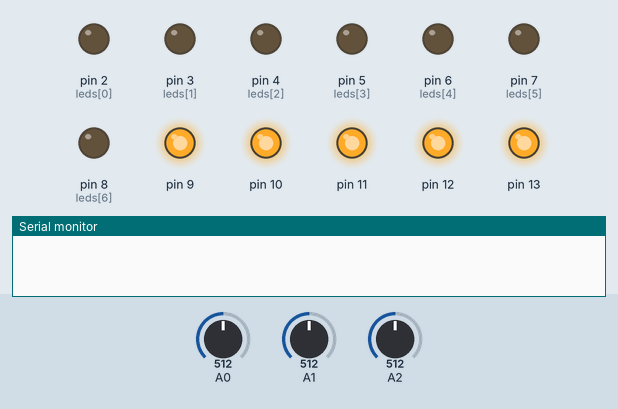
This sketch was run on a simulated Arduino Uno, built with avr-gcc and run on an emulated ATmega328P. On the bench: output pins drawn as LEDs (lit = HIGH), the last lines printed to the serial monitor. The test bench sets the inputs (shaded band); at power-on: A0 = 512, A1 = 512, A2 = 512. Random numbers use the default seed unless the sketch sets one.

Above: at 0.4 s.
At 3.6 s:
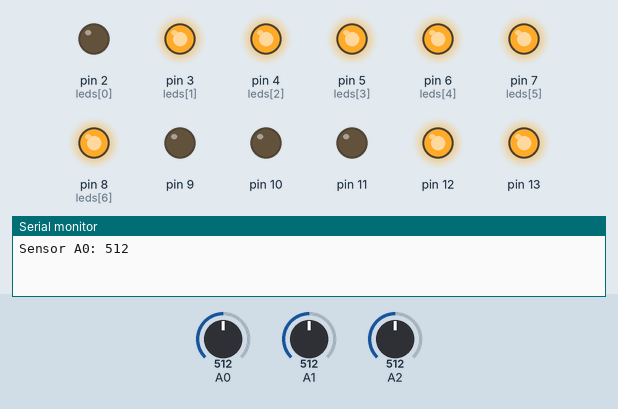
At 7.3 s:
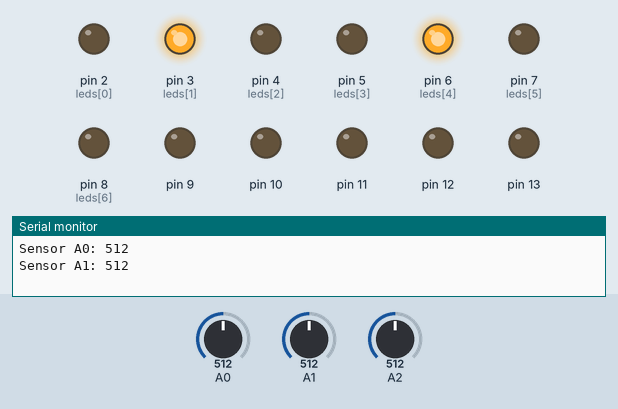
At 14.0 s:
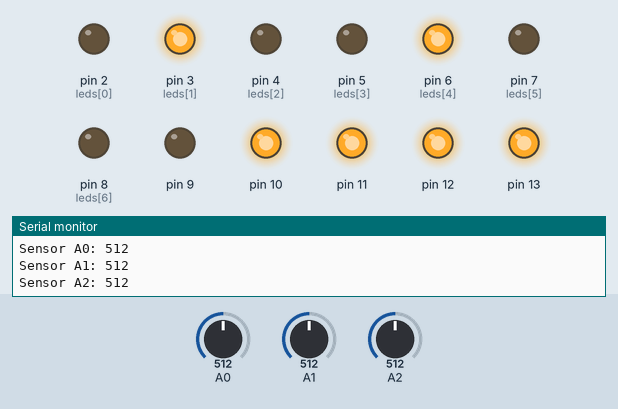
At 27.1 s:
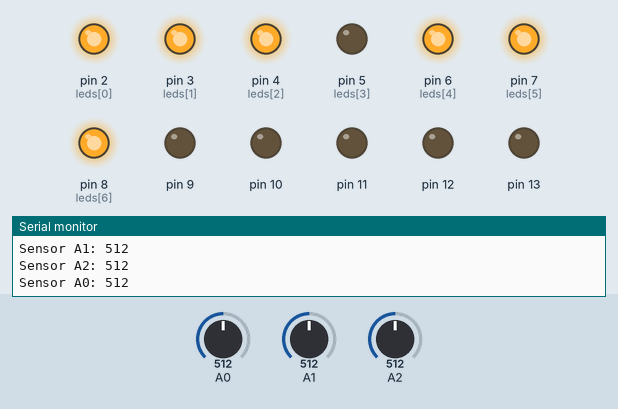
At 39.5 s:
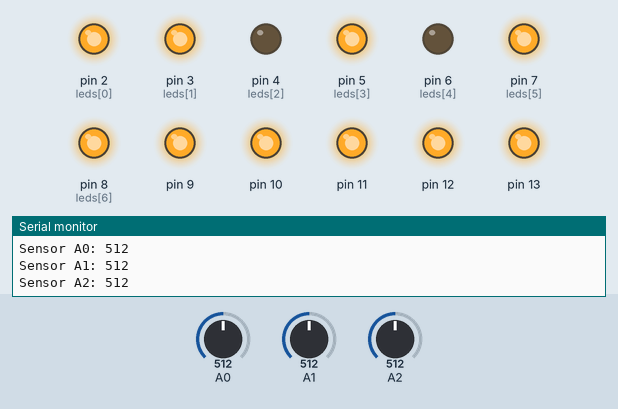
Timing chart, 0 to 40.0 s (numbered marks = the images above):
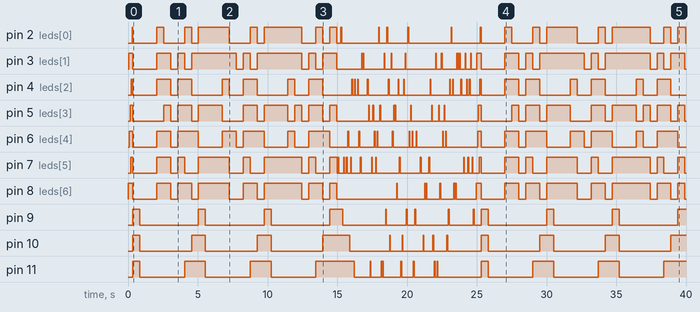

The sketch:

printNumber.ino
```cpp
int ledArraySize = 7;

int leds[] = { 2,3,4,5,6,7,8 };
int legs[] = { leds[6], leds[1], leds[4], leds[3], leds[5], leds[2], leds[0] };

int n0[] = { 1,1,1,1,1,1,0 };
int n1[] = { 0,1,1,0,0,0,0 };
int n2[] = { 1,1,0,1,1,0,1 };
int n3[] = { 1,1,1,1,0,0,1 };
int n4[] = { 0,1,1,0,0,1,1 };
int n5[] = { 1,0,1,1,0,1,1 };
int n6[] = { 1,0,1,1,1,1,1 };
int n7[] = { 1,1,1,0,0,0,0 };
int n8[] = { 1,1,1,1,1,1,1 };
int n9[] = { 1,1,1,1,0,1,1 };
int nA[] = { 1,1,1,0,1,1,1 };

void setup() {
  for (int i = 0; i < ledArraySize; i++) {
    pinMode(leds[i], OUTPUT);
  }
  pinMode(13, OUTPUT);
  pinMode(12, OUTPUT);
  pinMode(11, OUTPUT);
  pinMode(10, OUTPUT);
  pinMode(9, OUTPUT);
  Serial.begin(9600);

  randomSeed(analogRead(A4));
}

void loop() {
  for (int i = 0; i < ledArraySize; i++) {
    digitalWrite(legs[i], LOW);
  }
  for (int i = 0; i < ledArraySize; i++) {
    digitalWrite(legs[i], HIGH);
    delay(50);
  }
  for (int i = 0; i < ledArraySize; i++) {
    digitalWrite(legs[i], LOW);
  }
  /*for (int i = 0; i < 10; i++) {
    number(i);
    delay(50);
  }*/
  for (int i = 0; i < 5; i++) {
    switchIndicators(1, 1, 1, 1, 1);
    delay(100);
    switchIndicators(0, 0, 0, 0, 0);
  }

  printNumber(0, analogRead(A0));
  printNumber(1, analogRead(A1));
  printNumber(2, analogRead(A2));

  for (int i = 0; i < ledArraySize; i++) {
    digitalWrite(legs[i], LOW);
  }
  for (int i = 0; i < 100; i++) {
    int leg = random(2, 13);
    digitalWrite(leg, HIGH);
    delay(50);
    digitalWrite(leg, LOW);
    delay(50);
  }

}

void printNumber(int sensor, int in) {
  Serial.print("Sensor A");
  Serial.print(sensor);
  Serial.print(": ");
  Serial.println(in);

  int d0 = in / 1000;
  int d1 = in / 100;
  int d2 = in / 10;
  int d3 = in;

  for (int i = 0; i < 10; i++) {
    switchIndicators(1, 0, 0, 0, 0);
    delay(50);
    switchIndicators(0, 0, 0, 0, 0);
    delay(50);
  }

  delay(200);
  letter('A');
  delay(500);
  number(sensor);
  delay(500);

  for (int i = 0; i < ledArraySize; i++) {
    digitalWrite(legs[i], LOW);
  }
  switchIndicators(1, 0, 0, 0, 0);

  delay(500);
  switchIndicators(1, 1, 0, 0, 0);
  number(d0);
  delay(500);
  switchIndicators(1, 1, 1, 0, 0);
  number(d1);
  delay(500);
  switchIndicators(1, 1, 1, 1, 0);
  number(d2);
  delay(500);
  switchIndicators(1, 1, 1, 1, 1);
  number(d3);
  delay(500);
}

void letter(char letter) {
  if (letter == 'A') {
    switchLeds(nA);
  }
}

void number(int n) {
  switch(n % 10) {
    case 0:
      switchLeds(n0);
      break;
    case 1:
      switchLeds(n1);
      break;
    case 2:
      switchLeds(n2);
      break;
    case 3:
      switchLeds(n3);
      break;
    case 4:
      switchLeds(n4);
      break;
    case 5:
      switchLeds(n5);
      break;
    case 6:
      switchLeds(n6);
      break;
    case 7:
      switchLeds(n7);
      break;
    case 8:
      switchLeds(n8);
      break;
    case 9:
      switchLeds(n9);
      break;
  }
}

void switchIndicators(int i0, int i1, int i2, int i3, int i4) {
  if (i0 == 0) digitalWrite(13, LOW); else digitalWrite(13, HIGH);
  if (i1 == 0) digitalWrite(12, LOW); else digitalWrite(12, HIGH);
  if (i2 == 0) digitalWrite(11, LOW); else digitalWrite(11, HIGH);
  if (i3 == 0) digitalWrite(10, LOW); else digitalWrite(10, HIGH);
  if (i4 == 0) digitalWrite(9, LOW); else digitalWrite(9, HIGH);
}

void switchLeds(int values[]) {
  for (int i = 0; i < ledArraySize; i++) {
     if (values[i] == 0) {
       digitalWrite(legs[i], LOW);
     } else {
       digitalWrite(legs[i], HIGH);
     }
  }
}
```

Measured:
- by itself, pin 3 (leds[1]): LOW → HIGH at 0.05 s, → LOW 0.30 s later, → HIGH 1.7 s later, → LOW 1.0 s later, … (56 changes in this stretch)
- by itself, pin 4 (leds[2]): LOW → HIGH at 0.25 s, → LOW 0.10 s later, → HIGH 1.7 s later, → LOW 1.0 s later, … (54 changes in this stretch)
- by itself, pin 5 (leds[3]): LOW → HIGH at 0.15 s, → LOW 0.20 s later, → HIGH 2.2 s later, → LOW 0.50 s later, … (54 changes in this stretch)
- by itself, pin 6 (leds[4]): LOW → HIGH at 0.10 s, → LOW 0.25 s later, → HIGH 1.7 s later, → LOW 1.0 s later, … (48 changes in this stretch)
- by itself, pin 7 (leds[5]): LOW → HIGH at 0.20 s, → LOW 0.15 s later, → HIGH 1.7 s later, → LOW 1.0 s later, … (58 changes in this stretch)
- by itself, pin 8 (leds[6]): LOW → HIGH at 0.00 s, → LOW 0.35 s later, → HIGH 1.7 s later, → LOW 1.0 s later, … (44 changes in this stretch)
- by itself, pin 9: LOW → HIGH at 0.35 s, → LOW 0.50 s later, → HIGH 4.2 s later, → LOW 0.50 s later, … (25 changes in this stretch)
- by itself, pin 10: LOW → HIGH at 0.35 s, → LOW 0.50 s later, → HIGH 3.7 s later, → LOW 1.0 s later, … (25 changes in this stretch)
